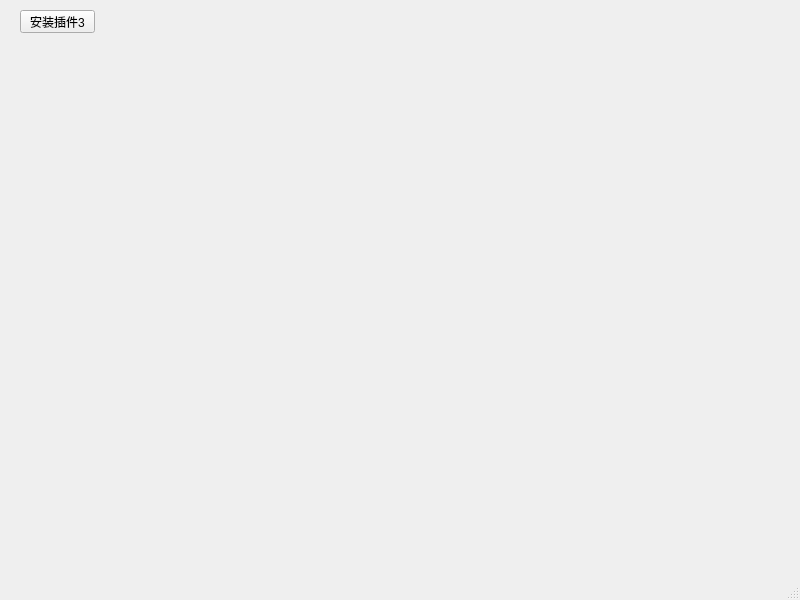
<?xml version="1.0" encoding="UTF-8"?>
<ui version="4.0">
 <class>MainWindow</class>
 <widget class="QMainWindow" name="MainWindow">
  <property name="geometry">
   <rect>
    <x>0</x>
    <y>0</y>
    <width>800</width>
    <height>600</height>
   </rect>
  </property>
  <property name="windowTitle">
   <string>MainWindow</string>
  </property>
  <widget class="QWidget" name="centralwidget">
   <widget class="QPushButton" name="installPlugin3Btn">
    <property name="geometry">
     <rect>
      <x>20</x>
      <y>10</y>
      <width>75</width>
      <height>23</height>
     </rect>
    </property>
    <property name="text">
     <string>安装插件3</string>
    </property>
   </widget>
  </widget>
  <widget class="QStatusBar" name="statusbar"/>
 </widget>
 <resources/>
 <connections/>
</ui>
